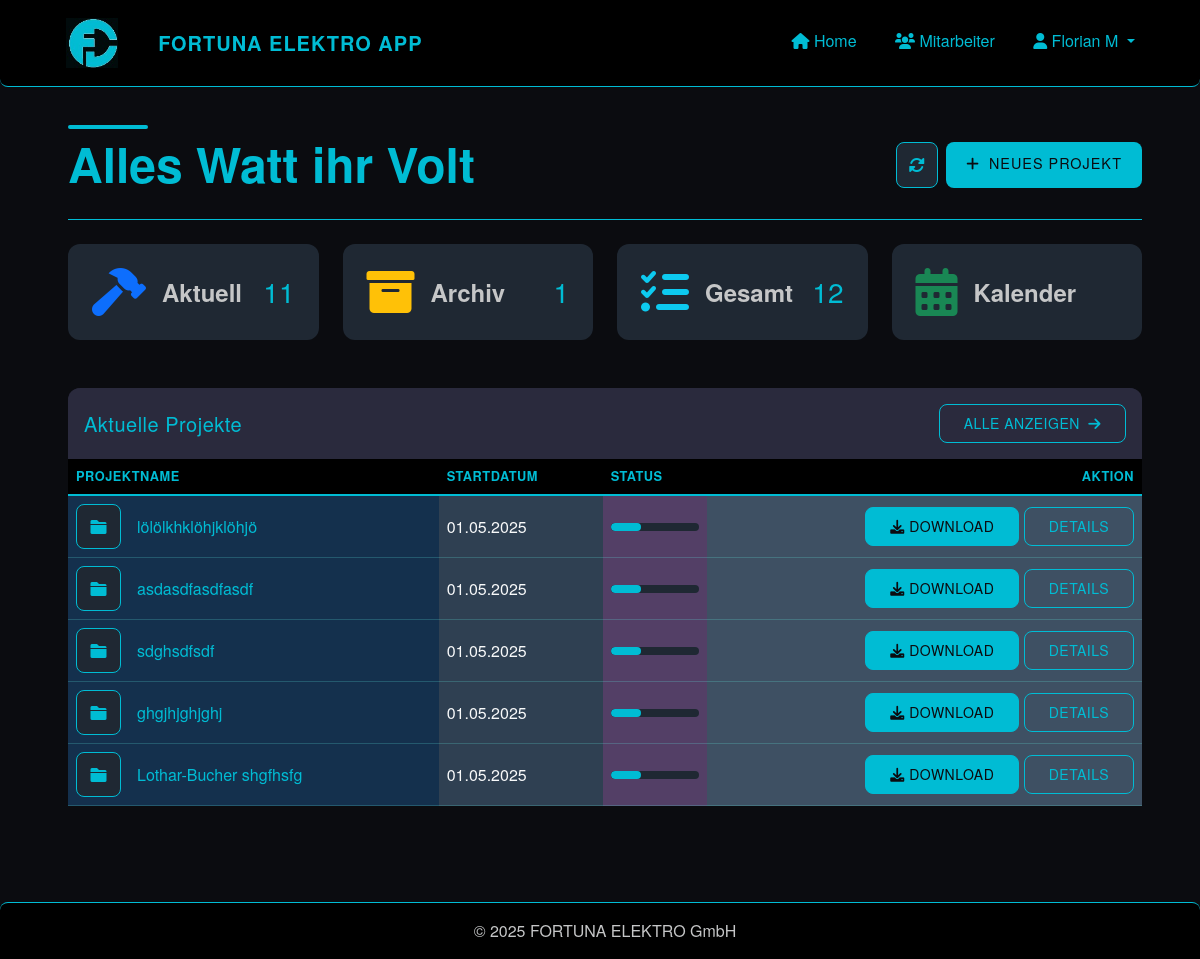
/ (signed in), run on an earlier commit of the app's database.
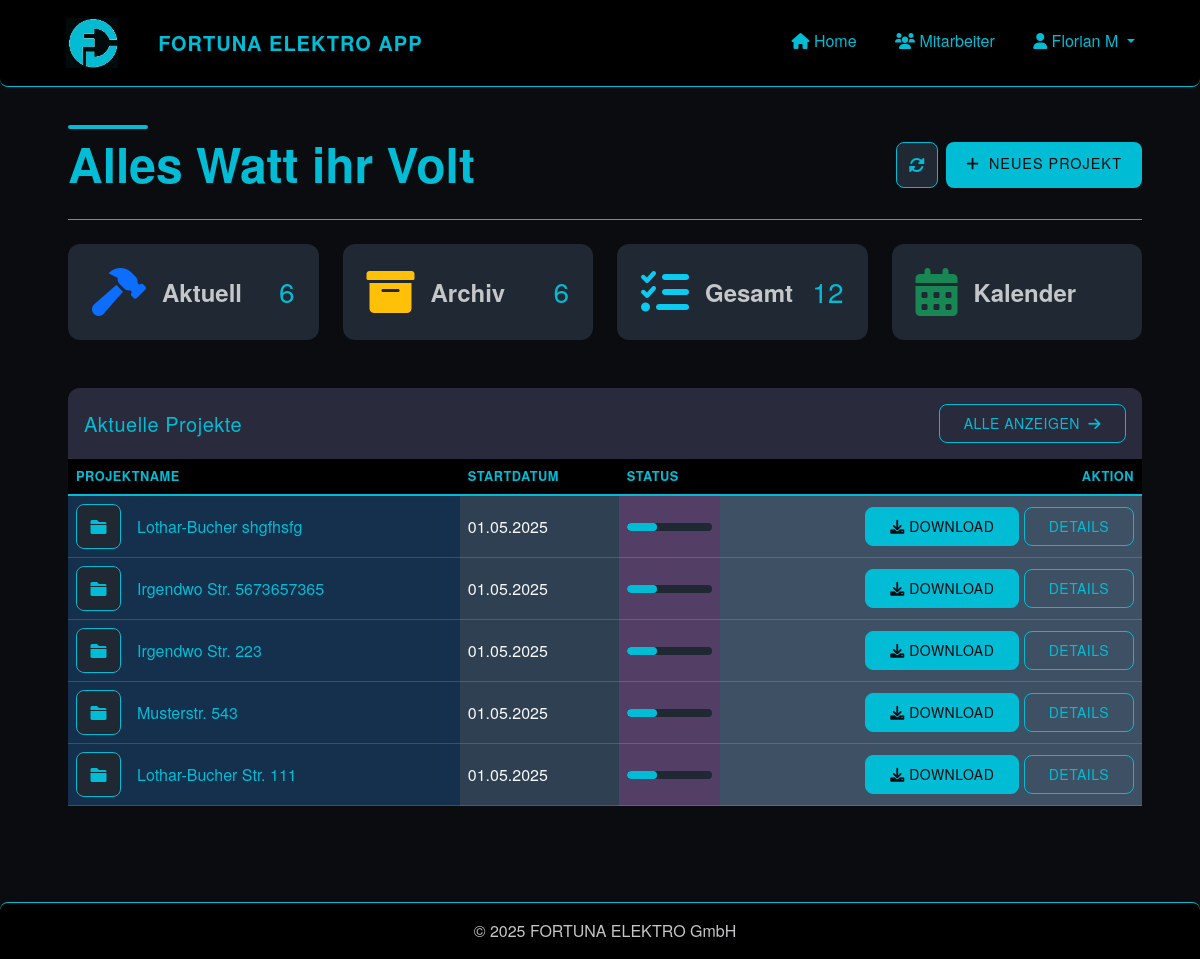
And on a later commit of the database.
### app/models/project.py (models this page shows, shortened)
class Project(db.Model):
    id = db.Column(db.Integer, primary_key=True)
    name = db.Column(db.String(128), nullable=False)  # Adresse als Projektname
    description = db.Column(db.Text)
    start_date = db.Column(db.DateTime, default=datetime.utcnow)
    end_date = db.Column(db.DateTime)
    status = db.Column(db.String(20), default='in_bearbeitung')  # 'in_bearbeitung', 'abgeschlossen', 'archiviert'
    creator_id = db.Column(db.Integer, db.ForeignKey('user.id'), nullable=False)
    files = db.relationship('File', backref='project', lazy='dynamic', cascade='all, delete-orphan')
    timesheets = db.relationship('Timesheet', backref='project', lazy='dynamic', cascade='all, delete-orphan')

### app/routes/dashboard.py (the view)
@dashboard.route('/')
@login_required
def index():
    in_progress = Project.query.filter_by(status='in_bearbeitung').order_by(Project.start_date.desc()).all()
    archived = Project.query.filter_by(status='archiviert').order_by(Project.start_date.desc()).all()
    return render_template(
        'dashboard/index.html',
        title='Dashboard',
        in_progress=in_progress,
        archived=archived
    )

### app/models/user.py (called while the page is built)
@login_manager.user_loader
def load_user(id):
    return User.query.get(int(id))

    def is_admin(self):
        return self.role == 'admin'

### app/templates/dashboard/index.html (shortened to what the changed rows need)
{% extends "base.html" %}
{% block content %}
<div class="container-fluid py-4">
<div class="row g-4 mb-5">
    <div class="col-12 col-sm-6 col-lg-3">
        <div class="card h-100 border-0 shadow-hover stat-card custom-stat-card" data-bs-toggle="modal" data-bs-target="#projectsModal" data-tab-target="in-progress-tab">
            <div class="card-body p-4">
                <div class="d-flex align-items-center justify-content-between">
                    <div class="d-flex align-items-center gap-3">
                        <i class="fas fa-hammer fa-3x text-primary"></i>
                        <span class="text-muted fw-bold fs-4">Aktuell</span>
                    </div>
                    <h3 class="mb-0">{{ in_progress|length }}</h3>
                </div>
            </div>
        </div>
    </div>
    <div class="col-12 col-sm-6 col-lg-3">
        <div class="card h-100 border-0 shadow-hover stat-card custom-stat-card" data-bs-toggle="modal" data-bs-target="#projectsModal" data-tab-target="archived-tab">
            <div class="card-body p-4">
                <div class="d-flex align-items-center justify-content-between">
                    <div class="d-flex align-items-center gap-3">
                        <i class="fas fa-archive fa-3x text-warning"></i>
                        <span class="text-muted fw-bold fs-4">Archiv</span>
                    </div>
                    <h3 class="mb-0">{{ archived|length }}</h3>
                </div>
            </div>
        </div>
    </div>
</div>
<div class="row mb-4">
    <div class="col-12">
        <div class="card border-0 shadow-hover aktuelle-projekte">
            <div class="card-body p-0">
                {% if in_progress %}
                    <div class="table-responsive" >
                        <table class="table table-hover align-middle mb-0" >
                            <thead>
                                <tr>
                                    <th>Projektname</th>
                                    <th class="d-none d-md-table-cell">Startdatum</th>
                                    <th class="d-none d-lg-table-cell" >Status</th>
                                    <th class="text-end">Aktion</th>
                                </tr>
                            </thead>
                            <tbody>
                                {% for project in in_progress[:5] %}
                                    <tr>
                                        <td style="background-color: #14304d">
                                            <div class="d-flex align-items-center" >
                                                <div class="project-icon me-3" >
                                                    <i class="fas fa-folder" style="color: var(--accent);"></i>
                                                </div>
                                                <div>
                                                    <h6 class="mb-0" >{{ project.name }}</h6>
                                                </div>
                                            </div>
                                        </td>
                                        <td class="d-none d-md-table-cell text-light" style="background-color: #2f4052">{{ project.start_date.strftime('%d.%m.%Y') }}</td>
                                        <td class="d-none d-lg-table-cell" style="background-color: #533f66">
                                            <div class="progress" style="height: 8px; background-color: var(--primary-light);">
                                                <div class="progress-bar" role="progressbar" style="width:35%; background-color: var(--accent);"></div>
                                            </div>
                                        </td>
                                        <td class="text-end"  style="background-color: #3e5063">
                                            <a href="{{ url_for('files.download_project', project_id=project.id) }}" class="btn btn-sm btn-primary">
                                                <i class="fas fa-download"></i> Download
                                            </a>
                                            <a href="{{ url_for('projects.view_project', project_id=project.id) }}" class="btn btn-sm btn-outline-primary">
                                                Details
                                            </a>
                                        </td>
                                    </tr>
                                {% endfor %}
                            </tbody>
                        </table>
                    </div>
                {% endif %}
            </div>
        </div>
    </div>
</div>
</div>
                        {% set all_projects = in_progress + archived %}
{% endblock %}

What changed in the data, as far as the page shows it:
no longer on this page (row edited): Project: name "lölölkhklöhjklöhjö", start_date "01.05.2025"
no longer on this page (row edited): Project: name "asdasdfasdfasdf", start_date "01.05.2025"
no longer on this page (row edited): Project: name "sdghsdfsdf", start_date "01.05.2025"
no longer on this page (row edited): Project: name "ghgjhjghjghj", start_date "01.05.2025"
now on this page (row unchanged): Project: name "Irgendwo Str. 5673657365", start_date "01.05.2025"
now on this page (row unchanged): Project: name "Irgendwo Str. 223", start_date "01.05.2025"
now on this page (row unchanged): Project: name "Musterstr. 543", start_date "01.05.2025"
now on this page (row unchanged): Project: name "Lothar-Bucher Str. 111", start_date "01.05.2025"
Also different on the page:
{{ in_progress|length }}: "11" → "6"
{{ archived|length }}: "1" → "6"
